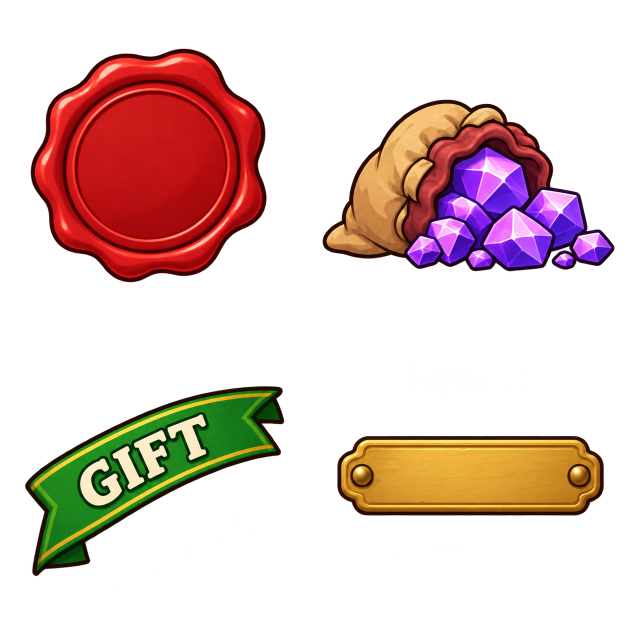
#> input picture Docs/art/ui/offer-kit/novice/novice_sheet_raw.png, 1254 x 1254 px, found by its file name (shown at 1/2 size)
$ python cut.py
#> lines starting #> are read from the running program, lines starting #| are printed output that depends on the picture; after the words box and inside, x2 and y2 are one past the last pixel; in counts of white or black regions, pixels touching at a corner belong together
# Cut the Novice Pack sheet (2x2, true alpha) and size the card illustration.
from PIL import Image
R='/home/ladis/Proyectos/Codigames/kingdom-art/'
N=R+'Docs/art/ui/offer-kit/novice/'
O=R+'src/ui/assets/'
def trim(im, thr=8):
    a=im.getchannel('A').point(lambda v:255 if v>thr else 0)
    return im.crop(a.getbbox())
def place(im, w, h=None, fill=0.92):
    s=min(w*fill/im.width, (h*fill/im.height) if h else 1e9)
    if h is None: h=round(im.height*s/fill)
    sp=im.resize((round(im.width*s),round(im.height*s)),Image.LANCZOS)
    c=Image.new('RGBA',(w,h),(0,0,0,0)); c.paste(sp,((w-sp.width)//2,(h-sp.height)//2)); return c
sh=Image.open(N+'novice_sheet_raw.png').convert('RGBA'); W,H=sh.size; mx,my=W//2,H//2
#> further down, sh is the input picture: PIL image 1254x1254 RGBA; mean R, G, B, A 45.9, 23, 17.4, 74.8
#> after `W, H = sh.size`: W = 1254; H = 1254
#> after `mx, my = (W // 2, H // 2)`: mx = 627; my = 627
q=lambda x0,y0,x1,y1: trim(sh.crop((x0,y0,x1,y1)))
#> in trim, `a=im.getchannel('A').point(lambda v:255 if v>thr else 0)`:
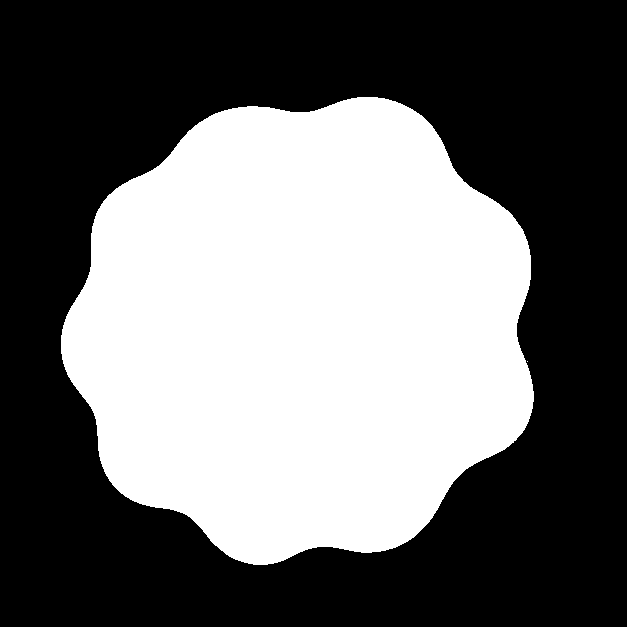
#> a: PIL image 627x627 L; 42.6% white; 2 white regions (1 under 20 px), largest, box (x1, y1, x2, y2) and area: (61, 97, 534, 565) 167450
place(q(0,0,mx,my),256,256).save(O+'offer-seal.png',optimize=True)
#> in place, `s=min(w*fill/im.width, (h*fill/im.height) if h else 1e9)`: s = 0.498
#> in place, `c = Image.new('RGBA', (w, h), (0, 0, 0, 0))`: c: PIL image 256x256 RGBA; every value is 0
place(q(mx,0,W,my),256,256).save(O+'offer-gem-sack.png',optimize=True)
#> call 2 of trim, with thr = 8
#> in trim (call 2), `a=im.getchannel('A').point(lambda v:255 if v>thr else 0)`: a: PIL image 627x627 L; 33.5% white; 4 white regions (3 under 20 px), largest, box (x1, y1, x2, y2) and area: (18, 199, 603, 543) 131682
#> in trim (call 2), `return im.crop(a.getbbox())`:
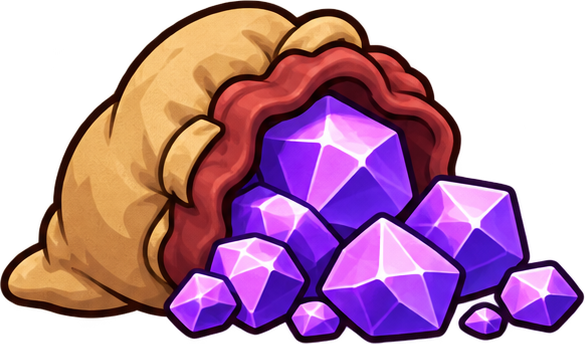
#> returned value: PIL image 585x344 RGBA; mean R, G, B, A 100.1, 54.1, 82.8, 163.8; transparent parts drawn white
place(q(0,my,mx,H),256).save(O+'offer-gift-tag.png',optimize=True)
#> call 3 of trim, with thr = 8
#> in trim (call 3), `a=im.getchannel('A').point(lambda v:255 if v>thr else 0)`: a: PIL image 627x627 L; 23% white; 3 white regions (2 under 20 px), largest, box (x1, y1, x2, y2) and area: (50, 145, 569, 526) 90267
#> in trim (call 3), `return im.crop(a.getbbox())`:
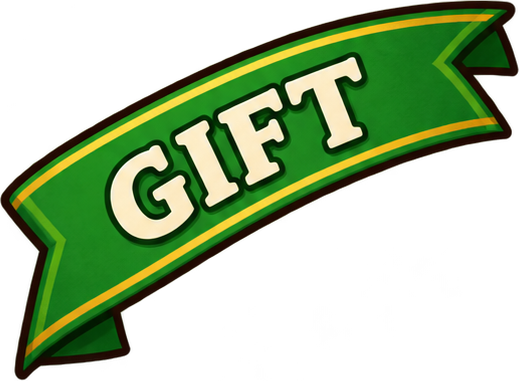
#> returned value: PIL image 519x381 RGBA; mean R, G, B, A 34, 55.3, 20, 114; transparent parts drawn white
#> in place (call 3), `c = Image.new('RGBA', (w, h), (0, 0, 0, 0))`: c: PIL image 256x188 RGBA; every value is 0
place(q(mx,my,W,H),256).save(O+'offer-chain-plate.png',optimize=True)
#> call 4 of trim, with thr = 8
#> in trim (call 4), `a=im.getchannel('A').point(lambda v:255 if v>thr else 0)`: a: PIL image 627x627 L; 20.5% white; 3 white regions (2 under 20 px), largest, box (x1, y1, x2, y2) and area: (47, 244, 581, 405) 80548
#> in trim (call 4), `return im.crop(a.getbbox())`:
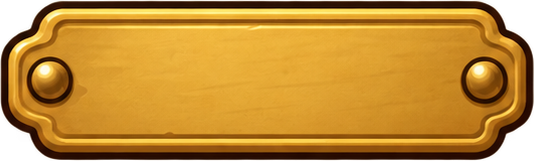
#> returned value: PIL image 534x161 RGBA; mean R, G, B, A 176, 123.7, 36.6, 234.1; transparent parts drawn white
#> call 4 of place, with w = 256, fill = 0.92
#> in place (call 4), `s=min(w*fill/im.width, (h*fill/im.height) if h else 1e9)`: s = 0.441
#> in place (call 4), `if h is None: h=round(im.height*s/fill)`: h = 77
#> in place (call 4), `c = Image.new('RGBA', (w, h), (0, 0, 0, 0))`: c: PIL image 256x77 RGBA; every value is 0
#> in place (call 4), `c.paste(sp, ((w - sp.width) // 2, (h - sp.height) // 2))`:
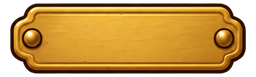
#> c: PIL image 256x77 RGBA; mean R, G, B, A 148, 104, 30.7, 199.2; transparent parts drawn white
art=Image.open(N+'novice_art_raw.png').convert('RGB')
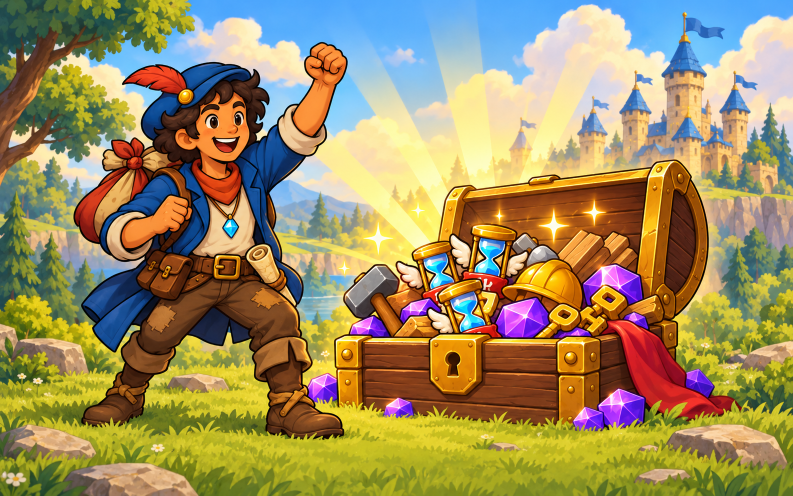
#> input picture Docs/art/ui/offer-kit/novice/novice_art_raw.png, 1586 x 992 px, found by its file name (shown at 1/2 size)
#> art is the input picture: PIL image 1586x992 RGB; mean R, G, B 157.8, 142.5, 97.6
# 1586x992 is 1.599:1 — trim a pixel row/col to exact 16:10 before resizing
w,h=art.size; th=round(w/1.6)
#> after `w, h = art.size`: w = 1586; h = 992
#> after `th = round(w / 1.6)`: th = 991
if th<=h: art=art.crop((0,(h-th)//2,w,(h-th)//2+th))
#> art: PIL image 1586x991 RGB
art.resize((1280,800),Image.LANCZOS).save(R+'src/render/assets/offer_novice_art.png',optimize=True)
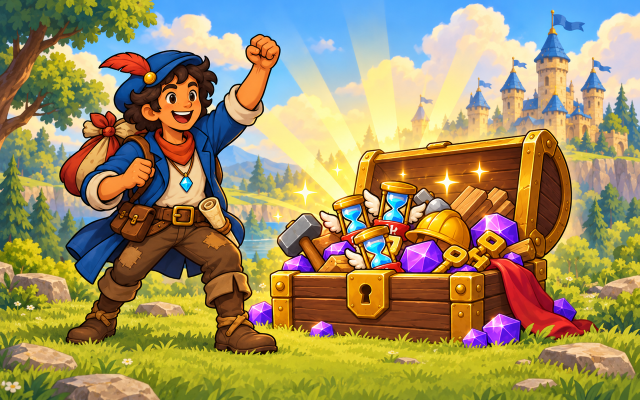
#> saved as offer_novice_art.png: PIL image 1280x800 RGB (shown at 1/2 size); mean R, G, B 157.9, 142.5, 97.7
